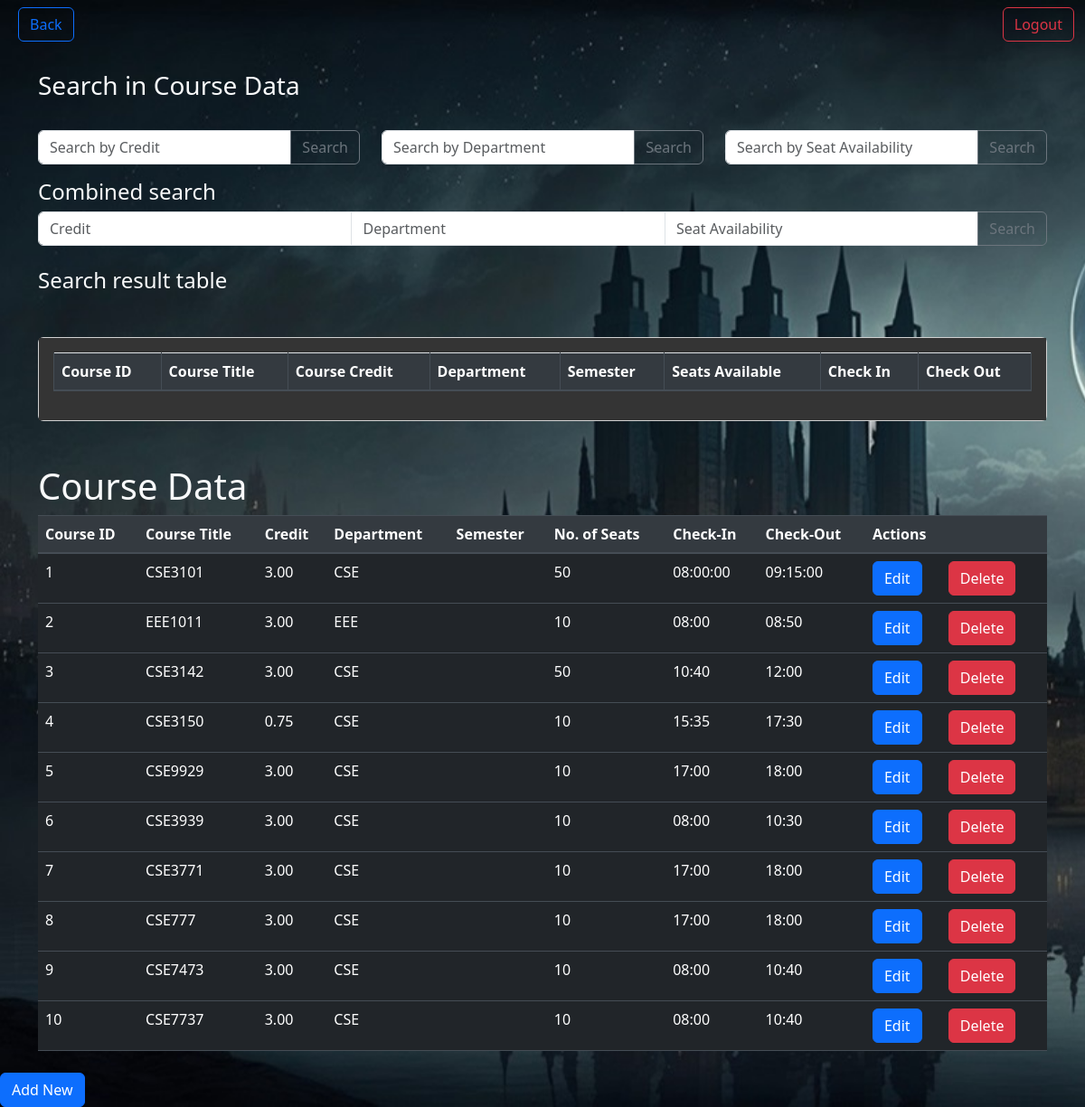
Screenshot of /courseData.php with the database file from the repository.
### tables this page shows
CREATE TABLE `course` (
  `course_id` int(11) NOT NULL,
  `title` varchar(255) DEFAULT NULL,
  `credit` decimal(10,2) DEFAULT NULL,
  `department` varchar(255) DEFAULT NULL,
  `semester` int(10) DEFAULT NULL,
  `no_of_seats` int(11) DEFAULT NULL,
  `CheckIn` varchar(255) DEFAULT NULL,
  `CheckOut` varchar(255) DEFAULT NULL,
  `dept_ID` int(11) NOT NULL,
  `Instructor_ID` int(11) NOT NULL
);

### courseData.php (the view, shortened to what this page needs)
<!DOCTYPE html>
<html lang="en">
<head>
    <link href="https://stackpath.bootstrapcdn.com/bootstrap/4.5.2/css/bootstrap.min.css" rel="stylesheet">
    <link rel="stylesheet" href="styleedit.css">
    <link rel="stylesheet" href="navtrans.css">
</head>
<body>
<?php include("navtrans.php"); ?>
<div class="container mt-7">
    <br>
    <h3 class="text-light">Search in Course Data</h3>
    <br>
    <div class="row">
        <div class="col-md-4">
            <form action="" method="GET">
                <div class="input-group mb-3">
                    <input type="float" name="search" value="<?php if(isset($_GET['search'])) {echo $_GET['search'];} ?>" class="form-control" placeholder="Search by Credit" aria-label="Search" aria-describedby="basic-addon2">
                    <div class="input-group-append">
                        <button class="btn btn-outline-secondary" type="submit">Search</button>
                    </div>
                </div>
            </form>
        </div>
        <div class="col-md-4">
            <form action="" method="GET">
                <div class="input-group mb-3">
                    <input type="text" name="search1" value="<?php if(isset($_GET['search1'])) {echo $_GET['search1'];} ?>" class="form-control" placeholder="Search by Department" aria-label="Search" aria-describedby="basic-addon2">
                    <div class="input-group-append">
                        <button class="btn btn-outline-secondary" type="submit1">Search</button>
                    </div>
                </div>
            </form>
        </div>
        <div class="col-md-4">
            <form action="" method="GET">
                <div class="input-group mb-3">
                    <input type="number" name="search2" value="<?php if(isset($_GET['search2'])) {echo $_GET['search2'];} ?>" class="form-control" placeholder="Search by Seat Availability" aria-label="Search" aria-describedby="basic-addon2">
                    <div class="input-group-append">
                        <button class="btn btn-outline-secondary" type="submit2">Search</button>
                    </div>
                </div>
            </form>
        </div>
    </div>
    <h4 class="text-light">Combined search </h4>
    <form action="" method="GET">
        <div class="input-group mb-20">
            <input type="float" name="search3" value="<?php if(isset($_GET['search3'])) {echo $_GET['search3'];} ?>" class="form-control" placeholder="Credit">
            <input type="text" name="search4" value="<?php if(isset($_GET['search4'])) {echo $_GET['search4'];} ?>" class="form-control" placeholder="Department">
            <input type="number" name="search5" value="<?php if(isset($_GET['search5'])) {echo $_GET['search5'];} ?>" class="form-control" placeholder="Seat Availability">
            <div class="input-group-append">
                <button class="btn btn-outline-secondary" type="submit" name="submit_combined">Search</button>
            </div>
        </div>
    </form>
    <br>
    <h4 class="text-light">Search result table</h4>
    <div class="card mt-5">
        <div class="card-body">
            <table class="table table-bordered">
                <thead class="thead-dark">
                    <tr>
                        <th> Course ID </th>
                        <th> Course Title </th>
                        <th> Course Credit </th>
                        <th> Department </th>
                        <th> Semester </th>
                        <th> Seats Available </th>
                        <th> Check In </th>
                        <th> Check Out </th>
                    </tr>
                </thead>
            </table>
        </div>
    </div>
</div>
<div class="container mt-5">
    <h1 class="text-light">Course Data</h1>
    <table class="table table-dark">
        <thead class="thead-dark">
            <tr>
                <th>Course ID</th>
                <th>Course Title</th>
                <th>Credit</th>
                <th>Department</th>
                <th>Semester</th>
                <th>No. of Seats</th>
                <th>Check-In</th>
                <th>Check-Out</th>
                <th colspan="2">Actions</th>
            </tr>
        </thead>
        <tbody>
            <?php
            $servername = 'localhost';
            $username = 'root';
            $password = '';
            $dbname = 'db';
            $conn = new mysqli($servername, $username, $password, $dbname);
            $sql = "SELECT course_id, title, credit, department, semester, no_of_seats, CheckIn, CheckOut FROM course";
            $result = $conn->query($sql);
            if ($result->num_rows > 0) {
                while ($row = $result->fetch_assoc()) {
                    echo "<tr>";
                    echo "<td>" . $row["course_id"] . "</td>";
                    echo "<td>" . $row["title"] . "</td>";
                    echo "<td>" . $row["credit"] . "</td>";
                    echo "<td>" . $row["department"] . "</td>";
                    echo "<td>" . $row["semester"] . "</td>";
                    echo "<td>" . $row["no_of_seats"] . "</td>";
                    echo "<td>" . $row["CheckIn"] . "</td>";
                    echo "<td>" . $row["CheckOut"] . "</td>";
                    echo "<td><a href='editCourse.php?course_id=" . $row["course_id"] . "' class='btn btn-primary'>Edit</a></td>";
                    echo "<td><a href='#' onclick='confirmDeletion(" . $row["course_id"] . ")' class='btn btn-danger mr-2'>Delete</a></td>";
                    echo "</tr>";
                }
            } else {
                echo "<tr><td colspan='10'>No records found</td></tr>";
            }
            ?>
        </tbody>
    </table>
</div>
<div class="mt-4">
        <a href="course.php" class="btn btn-primary">Add New</a>
    </div>
</body>
</html>

### navtrans.php (shortened to what this page needs)
<!DOCTYPE html>
<html lang="en">
<head>
  <link href="https://cdn.jsdelivr.net/npm/bootstrap@5.3.0/dist/css/bootstrap.min.css" rel="stylesheet">
</head>
<body>
<nav class="navbar navbar-expand-lg navbar-light">
  <div class="container-fluid">
    <a href="Admin.php" class="btn btn-outline-primary mx-2">
      <i class="bi bi-arrow-left"></i> Back
    </a>
    <a href="logout.php" class="btn btn-outline-danger">
      Logout <i class="bi bi-box-arrow-right"></i>
    </a>
  </div>
</nav>
</body>
</html>

### styleedit.css (style rules this page uses)
body { background-image: url('images/databack.jpg'); background-size: cover; background-repeat: no-repeat; background-attachment: fixed; }
.card { background-color:#343434; color: #f8f9fa; border: #212529; }
.card .card-body { background-color:#343434; border: #212529; color: #f8f9fa; }
.table { background-color: #212529; color: #f8f9fa; }
.table thead th { background-color: #343a40; color: #f8f9fa; }
.form-control { background-color: #6c757d; color: #f8f9fa; border-color: #495057; }
.form-control::placeholder { color: #ced4da; }

### navtrans.css (style rules this page uses)
.navbar { background-color: transparent !important; }

### navtrans.php (style rules this page uses)
.navbar { background-color: transparent !important; }

### rows the page displays
course: course_id "1", title "CSE3101", credit "3.00", department "CSE", no_of_seats "50", CheckIn "08:00:00", CheckOut "09:15:00"
course: course_id "2", title "EEE1011", credit "3.00", department "EEE", no_of_seats "10", CheckIn "08:00", CheckOut "08:50"
course: course_id "3", title "CSE3142", credit "3.00", department "CSE", no_of_seats "50", CheckIn "10:40", CheckOut "12:00"
course: course_id "4", title "CSE3150", credit "0.75", department "CSE", no_of_seats "10", CheckIn "15:35", CheckOut "17:30"
course: course_id "5", title "CSE9929", credit "3.00", department "CSE", no_of_seats "10", CheckIn "17:00", CheckOut "18:00"
course: course_id "6", title "CSE3939", credit "3.00", department "CSE", no_of_seats "10", CheckIn "08:00", CheckOut "10:30"
course: course_id "7", title "CSE3771", credit "3.00", department "CSE", no_of_seats "10", CheckIn "17:00", CheckOut "18:00"
course: course_id "8", title "CSE777", credit "3.00", department "CSE", no_of_seats "10", CheckIn "17:00", CheckOut "18:00"
course: course_id "9", title "CSE7473", credit "3.00", department "CSE", no_of_seats "10", CheckIn "08:00", CheckOut "10:40"
course: course_id "10", title "CSE7737", credit "3.00", department "CSE", no_of_seats "10", CheckIn "08:00", CheckOut "10:40"
